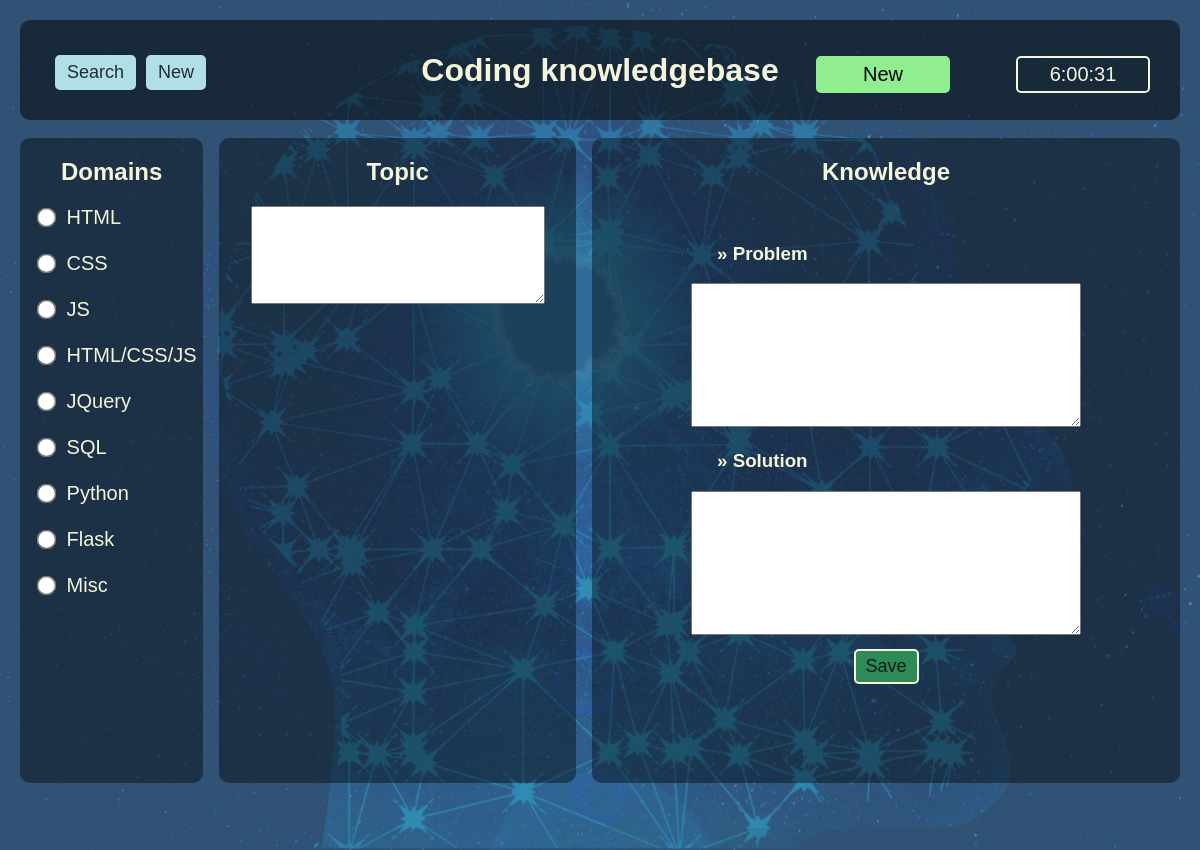
The app's page /new with its own data.
### tables this page shows
CREATE TABLE domains (
                                        domain_id integer PRIMARY KEY,
                                        name text NOT NULL                                    
                                    );

### flask_app.py (the view)
@app.route('/new',methods=['GET','POST'])
def new():
    domain_list = []
    if request.method == "POST":
        domain = request.form["domain"]
        topic = request.form["topic"]
        problem = request.form["problem"]
        solution = request.form["solution"]
        add_knowledge(domain, topic, problem, solution)
    else:
        domain_list = get_domains()
    return render_template('new.html', domain_list=domain_list)

### db.py (called while the page is built)
def connect_to_db(db_file):
    conn = None
    try:
        conn = sqlite3.connect(db_file)
        print("** Connection established")
        return conn
    except Error as e:
        print(e)
    return conn

def get_domains():
    database = "knowledge.db"
    conn = connect_to_db(database)
    c = conn.cursor()
    query = '''select name from domains'''
    c.execute(query)
    data = c.fetchall()
    output = []
    for d in data:
        output.append(d[0])
    return output

### templates/new.html (shortened to what this page needs)
<!DOCTYPE html>
<html lang="en">
<head>
    <link rel="stylesheet" href="/static/style.css">
</head>
<body onload="startTime()">
    <div class="container">
        <div class="top">
            <div class="top-menu">
                <a href="/"><button class="top_btn">Search</button></a>
                <a href="/new"><button class="top_btn">New</button></a>
            </div>
            <h1>Coding knowledgebase</h1>
            <div id="new_warning">New</div>
            <div id="clock"></div>
        </div>
        <div class="main">
                <div id="index1">
                    <h2>Domains</h2>
                <form class="domain_form_new">
                    {% for domain in domain_list %}
                        <input type="radio" id="{{domain}}" name="domain" class="domain_radio" value="{{domain}}" required>
                        <label  class="domain_radio" for="{{domain}}">{{domain}}</label><br><br>
                    {% endfor %}
                </form>
                </div>
                <div id="index2">
                    <h2>Topic</h2>
                    <textarea id="topic_input" class="topic_area" rows="4" cols="36" required></textarea>
                </div>
                <div id="knowledge">
                    <h2>Knowledge</h2>
                    <br>
                    <h3 class="left pad10vw">&#187; Problem</h3>
                    <textarea id="problem_input" class="problem_area" rows="6" cols="80" required></textarea>
                    <br>
                    <h3 class="left pad10vw">&#187; Solution</h3>
                    <textarea id="solution_input" class="solution_area" rows="6" cols="80" required></textarea>
                    <br>
                    <button class="submit_btn">Save</button>
                </div>
        </div>
    </div>
</body>
</html>

### static/style.css (style rules this page uses)
body { font-family: 'Trebuchet MS', 'Lucida Sans Unicode', 'Lucida Grande', 'Lucida Sans', Arial, sans-serif; color: beige; margin: 0; }
.container { background-image: url("/static/img/binary3.jpg"); background-size: cover; background-repeat: no-repeat; padding-top: 10px; }
button { font-family: 'Trebuchet MS', 'Lucida Sans Unicode', 'Lucida Grande', 'Lucida Sans', Arial, sans-serif; color: rgba(0, 0, 0, 0.8); background-color: beige; font-size: 18px; border-radius: 5px; padding: 5px 10px; border-style: none; border: solid 2px beige; margin-top: 10px; }
.top_btn { background-color: powderblue; border-color:powderblue; display: inline; float: left; margin-right: 10px; }
.submit_btn { background-color: seagreen; }
input[type="radio"] { -ms-transform: scale(1.5); -webkit-transform: scale(1.5); transform: scale(1.5); }
.top { background-color: rgba(0,0,0,0.5); height: 10vh; text-align: center; padding: 10px; border-radius: 10px; margin: 10px 20px 10px 20px; margin-top: 10px; }
.top-menu { position:absolute; top: 5vh; left: 50px; padding: 5px; text-align: left; }
#clock { position:absolute; top: 7vh; right: 50px; font-size: 20px; border: 2px solid beige; padding: 5px; width: 120px; border-radius: 5px; }
#new_warning { position:absolute; top: 7vh; right: 250px; background-color: lightgreen; color: black; font-size: 20px; border: 2px solid lightgreen; padding: 5px; width: 120px; border-radius: 5px; }
h1 { margin: auto; margin-top: 2.8vh; }
.main { display: flex; height: 90vh; max-width: 98vw; margin: auto; }
#index1 { height: 80vh; background-color: rgba(0,0,0,0.4); margin: 8px; padding: 5px; padding-top: 0px; width: 15%; min-width: 150px; text-align: center; border-radius: 10px; }
#index2 { height: 80vh; background-color: rgba(0,0,0,0.4); margin: 8px; padding: 5px; padding-top: 0px; width: 30%; min-width: 300px; text-align: center; border-radius: 10px; }
#knowledge { height: 80vh; background-color: rgba(0,0,0,0.4); margin: 8px; padding: 5px; padding-top: 0px; width: 50%; min-width: 400px; text-align: center; border-radius: 10px; }
.domain_radio { font-size: 20px; padding-bottom: 15px; padding-left: 5px; }
.domain_form_new { text-align: left; font-size: 20px; padding-left: 10px; }
.topic_area { font-size: 20px; max-width: 24vw; min-width: 15vw; min-height: 10vh; max-height: 30vh; }
.problem_area { font-size: 20px; max-width: 32vw; min-width: 15vw; min-height: 10vh; max-height: 30vh; }
.solution_area { font-size: 20px; max-width: 32vw; min-width: 15vw; min-height: 10vh; max-height: 30vh; }
.left { text-align: left; }
.pad10vw { padding-left: 10vw; }

### records on screen
domains: name "HTML"
domains: name "CSS"
domains: name "JS"
domains: name "HTML/CSS/JS"
domains: name "JQuery"
domains: name "SQL"
domains: name "Python"
domains: name "Flask"
domains: name "Misc"
